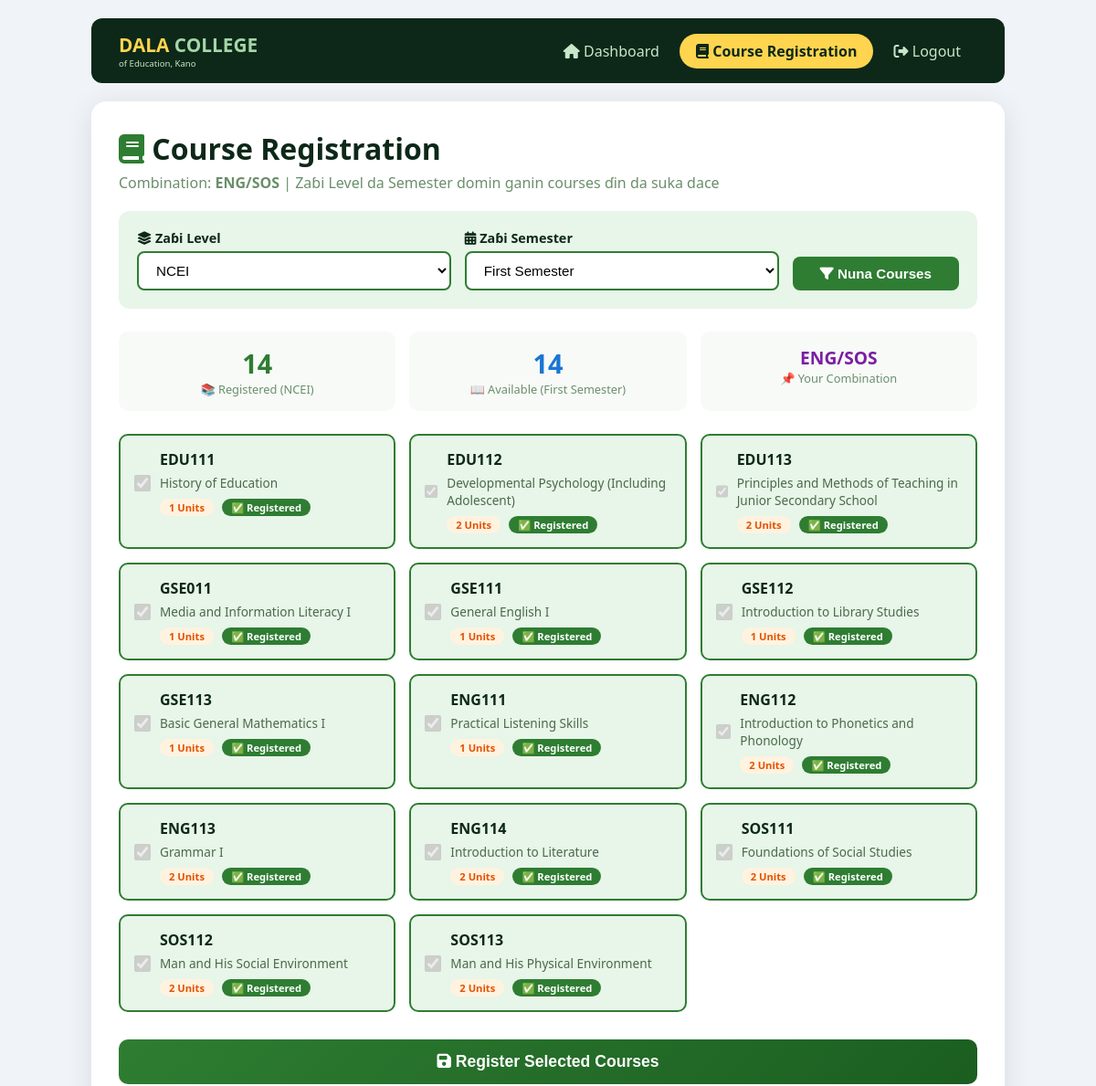
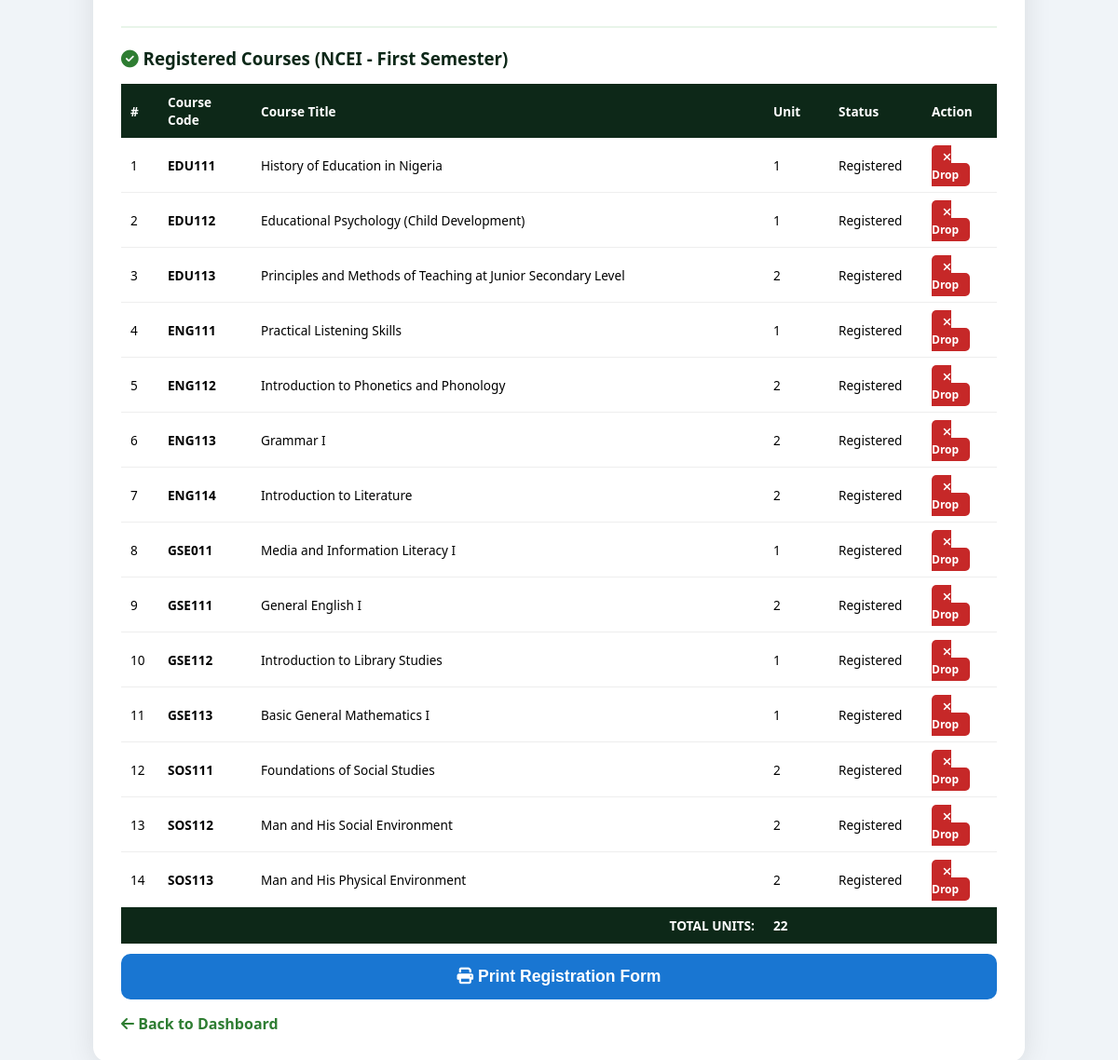
Page /course_registration.php (signed in) on the committed database (2 pictures, top to bottom).
### tables this page shows
CREATE TABLE `students` (
  `id` int(11) NOT NULL,
  `reg_no` varchar(50) NOT NULL,
  `student_id` varchar(50) DEFAULT NULL,
  `username` varchar(50) DEFAULT NULL,
  `password` varchar(255) NOT NULL,
  `fullname` varchar(100) NOT NULL,
  `email` varchar(100) DEFAULT NULL,
  `phone` varchar(20) DEFAULT NULL,
  `course` varchar(100) DEFAULT NULL,
  `programme` varchar(50) DEFAULT NULL,
  `level` varchar(20) DEFAULT 'NCE III',
  `department` varchar(100) DEFAULT NULL,
  `gender` enum('Male','Female','Other') DEFAULT NULL,
  `dob` date DEFAULT NULL,
  `address` text DEFAULT NULL,
  `guardian_name` varchar(200) DEFAULT NULL,
  `guardian_phone` varchar(20) DEFAULT NULL,
  `branch_code` varchar(20) DEFAULT NULL,
  `status` enum('active','inactive','graduated','pending') DEFAULT 'pending',
  `photo` varchar(255) DEFAULT NULL,
  `created_at` timestamp NOT NULL DEFAULT current_timestamp(),
  `updated_at` timestamp NOT NULL DEFAULT current_timestamp() ON UPDATE current_timestamp(),
  `combination` varchar(20) DEFAULT NULL,
  `marital_status` varchar(20) DEFAULT 'Single',
  `religion` varchar(50) DEFAULT 'Islam',
  `state_of_origin` varchar(50) DEFAULT 'Kano',
  `nationality` varchar(50) DEFAULT 'Nigerian',
  `place_of_birth` varchar(100) DEFAULT 'Kano',
  `lga` varchar(50) DEFAULT 'Dala',
  `permanent_address` text DEFAULT NULL,
  `exam_type` varchar(50) DEFAULT 'WAEC',
  `sponsorship_type` varchar(50) DEFAULT 'Parent/Guardian',
  `sponsor_name` varchar(100) DEFAULT NULL,
  `sponsor_address` text DEFAULT NULL,
  `subject1` varchar(100) DEFAULT NULL,
  `grade1` varchar(5) DEFAULT NULL,
  `month1` varchar(20) DEFAULT NULL,
  `year1` varchar(10) DEFAULT NULL,
  `centre1` varchar(50) DEFAULT NULL,
  `cand1` varchar(50) DEFAULT NULL,
  `subject2` varchar(100) DEFAULT NULL,
  `grade2` varchar(5) DEFAULT NULL,
  `month2` varchar(20) DEFAULT NULL,
  `year2` varchar(10) DEFAULT NULL,
  `centre2` varchar(50) DEFAULT NULL,
  `cand2` varchar(50) DEFAULT NULL,
  `subject3` varchar(100) DEFAULT NULL,
  `grade3` varchar(5) DEFAULT NULL,
  `month3` varchar(20) DEFAULT NULL,
  `year3` varchar(10) DEFAULT NULL,
  `centre3` varchar(50) DEFAULT NULL,
  `cand3` varchar(50) DEFAULT NULL,
  `subject4` varchar(100) DEFAULT NULL,
  `grade4` varchar(5) DEFAULT NULL,
  `month4` varchar(20) DEFAULT NULL,
  `year4` varchar(10) DEFAULT NULL,
  `centre4` varchar(50) DEFAULT NULL,
  `cand4` varchar(50) DEFAULT NULL,
  `subject5` varchar(100) DEFAULT NULL,
  `grade5` varchar(5) DEFAULT NULL,
  `month5` varchar(20) DEFAULT NULL,
  `year5` varchar(10) DEFAULT NULL,
  `centre5` varchar(50) DEFAULT NULL,
  `cand5` varchar(50) DEFAULT NULL,
  `guardian_address` text DEFAULT NULL
);

CREATE TABLE `courses` (
  `id` int(11) NOT NULL,
  `course_code` varchar(50) NOT NULL,
  `combination` varchar(50) DEFAULT NULL,
  `school` varchar(100) DEFAULT NULL,
  `course_title` varchar(200) NOT NULL,
  `department` varchar(100) DEFAULT NULL,
  `programme` varchar(50) DEFAULT NULL,
  `level` varchar(20) DEFAULT NULL,
  `credits` int(11) DEFAULT 3,
  `semester` varchar(20) DEFAULT NULL,
  `lecturer_id` int(11) DEFAULT NULL,
  `status` varchar(20) DEFAULT 'Compulsory',
  `category` varchar(20) DEFAULT NULL,
  `academic_session` varchar(20) DEFAULT NULL,
  `created_at` timestamp NOT NULL DEFAULT current_timestamp()
);

CREATE TABLE `course_registrations` (
  `id` int(11) NOT NULL,
  `student_id` int(11) DEFAULT NULL,
  `course_code` varchar(50) NOT NULL,
  `course_title` varchar(200) DEFAULT NULL,
  `semester` varchar(20) DEFAULT NULL,
  `level` varchar(20) DEFAULT NULL,
  `academic_year` varchar(10) DEFAULT NULL,
  `credits` int(11) DEFAULT 3,
  `branch_code` varchar(20) DEFAULT NULL,
  `status` enum('registered','completed','dropped') DEFAULT 'registered',
  `grade` varchar(2) DEFAULT NULL,
  `registration_date` date DEFAULT NULL,
  `created_at` timestamp NOT NULL DEFAULT current_timestamp()
);

### course_registration.php (the view, shortened to what this page needs)
<?php
include 'connect.php';
$student_id = $_SESSION['user_id'];
$query = "SELECT * FROM students WHERE id = $student_id";
$result = mysqli_query($conn, $query);
$student = mysqli_fetch_assoc($result);
$student_combination = !empty($student['combination'])
    ? trim($student['combination'])
    : trim($student['course']);
$selected_level = isset($_POST['level']) ? mysqli_real_escape_string($conn, $_POST['level']) : 'NCEI';
$selected_semester = isset($_POST['semester']) ? mysqli_real_escape_string($conn, $_POST['semester']) : 'First Semester';
$academic_year = '2024/2025';
$registered_query = "SELECT * FROM course_registrations
                     WHERE student_id = $student_id
                     AND level = '$selected_level'
                     AND semester = '$selected_semester'
                     AND academic_year = '$academic_year'
                     AND status != 'dropped'
                     ORDER BY course_code";
$registered_result = mysqli_query($conn, $registered_query);
$registered_courses = [];
if ($registered_result) {
    while ($row = mysqli_fetch_assoc($registered_result)) {
        $registered_courses[] = $row['course_code'];
    }
}
$courses_query = "SELECT * FROM courses
                  WHERE combination = '$student_combination'
                  AND level = '$selected_level'
                  AND semester = '$selected_semester'
                  ORDER BY FIELD(category, 'EDU', 'GSE', 'PED', 'CSC', 'BIO', 'ISC', 'PHY', 'ENG', 'ECO', 'ARB', 'ISS', 'HAU', 'SOS'), course_code";
$courses_result = mysqli_query($conn, $courses_query);
$total_available = 0;
if ($courses_result) {
    $total_available = mysqli_num_rows($courses_result);
}
$levels = ['NCEI', 'NCEII', 'NCEIII'];
$semesters = ['First Semester', 'Second Semester'];
?>
<!DOCTYPE html>
<html lang="en">
<head>
    <link rel="stylesheet" href="https://cdnjs.cloudflare.com/ajax/libs/font-awesome/6.4.0/css/all.min.css">
</head>
<body>
    <div class="topbar no-print">
        <div>
            <span class="logo-title">DALA <span>COLLEGE</span></span>
            <span class="logo-sub">of Education, Kano</span>
        </div>
        <nav>
            <a href="student_dashboard.php"><i class="fas fa-home"></i> Dashboard</a>
            <a href="course_registration.php" class="active"><i class="fas fa-book"></i> Course Registration</a>
            <a href="logout.php"><i class="fas fa-sign-out-alt"></i> Logout</a>
        </nav>
    </div>
    <div class="container">
        <h1><i class="fas fa-book" style="color:#2e7d32;"></i> Course Registration</h1>
        <p class="sub">
            Combination: <strong><?php echo htmlspecialchars($student_combination); ?></strong> |
            Zaɓi Level da Semester domin ganin courses ɗin da suka dace
        </p>
        <form method="POST" action="" class="filter-box no-print">
            <div class="form-group">
                <label><i class="fas fa-layer-group"></i> Zaɓi Level</label>
                <select name="level">
                    <?php foreach ($levels as $lvl): ?>
                        <option value="<?php echo $lvl; ?>" <?php echo ($selected_level == $lvl) ? 'selected' : ''; ?>>
                            <?php echo $lvl; ?>
                        </option>
                    <?php endforeach; ?>
                </select>
            </div>
            <div class="form-group">
                <label><i class="fas fa-calendar-alt"></i> Zaɓi Semester</label>
                <select name="semester">
                    <?php foreach ($semesters as $sem): ?>
                        <option value="<?php echo $sem; ?>" <?php echo ($selected_semester == $sem) ? 'selected' : ''; ?>>
                            <?php echo $sem; ?>
                        </option>
                    <?php endforeach; ?>
                </select>
            </div>
            <button type="submit" class="btn-filter">
                <i class="fas fa-filter"></i> Nuna Courses
            </button>
        </form>
        <div class="stats-grid no-print">
            <div class="stat-card">
                <div class="number"><?php echo count($registered_courses); ?></div>
                <div class="label">📚 Registered (<?php echo $selected_level; ?>)</div>
            </div>
            <div class="stat-card blue">
                <div class="number"><?php echo $total_available; ?></div>
                <div class="label">📖 Available (<?php echo $selected_semester; ?>)</div>
            </div>
            <div class="stat-card purple">
                <div class="number"><?php echo htmlspecialchars($student_combination); ?></div>
                <div class="label">📌 Your Combination</div>
            </div>
        </div>
        <form method="POST" action="" class="no-print">
            <div class="course-list">
                <?php if ($courses_result && mysqli_num_rows($courses_result) > 0): ?>
                    <?php while ($course = mysqli_fetch_assoc($courses_result)):
                        $is_registered = in_array($course['course_code'], $registered_courses);
                    ?>
                    <div class="course-item <?php echo $is_registered ? 'registered' : ''; ?>">
                        <label>
                            <input type="checkbox" name="courses[]" value="<?php echo $course['course_code']; ?>"
                                   <?php echo $is_registered ? 'checked disabled' : ''; ?>>
                            <div>
                                <div class="course-code"><?php echo htmlspecialchars($course['course_code']); ?></div>
                                <div class="course-title"><?php echo htmlspecialchars($course['course_title']); ?></div>
                                <span class="course-credits"><?php echo $course['credits']; ?> Units</span>
                                <span class="course-status <?php echo $is_registered ? 'registered' : 'available'; ?>">
                                    <?php echo $is_registered ? '✅ Registered' : 'Available'; ?>
                                </span>
                            </div>
                        </label>
                    </div>
                    <?php endwhile; ?>
                <?php endif; ?>
            </div>
            <?php if ($total_available > 0): ?>
                <button type="submit" name="register_courses" class="btn-submit">
                    <i class="fas fa-save"></i> Register Selected Courses
                </button>
            <?php endif; ?>
        </form>
        <?php if ($registered_result && mysqli_num_rows($registered_result) > 0): ?>
        <div class="registered-list">
            <h3 class="no-print"><i class="fas fa-check-circle" style="color:#2e7d32;"></i> Registered Courses (<?php echo $selected_level; ?> - <?php echo $selected_semester; ?>)</h3>
            <table>
                <thead>
                    <tr>
                        <th style="width:40px;">#</th>
                        <th style="width:100px;">Course Code</th>
                        <th>Course Title</th>
                        <th style="width:70px;">Unit</th>
                        <th style="width:100px;">Status</th>
                        <th class="no-print" style="width:80px;">Action</th>
                    </tr>
                </thead>
                <tbody>
                    <?php
                    $i = 1;
                    $total_units = 0;
                    $reg_result = mysqli_query($conn, $registered_query);
                    while ($reg = mysqli_fetch_assoc($reg_result)):
                        $total_units += $reg['credits'];
                    ?>
                    <tr>
                        <td><?php echo $i++; ?></td>
                        <td><strong><?php echo htmlspecialchars($reg['course_code']); ?></strong></td>
                        <td><?php echo htmlspecialchars($reg['course_title']); ?></td>
                        <td><?php echo $reg['credits']; ?></td>
                        <td><span class="badge badge-approved"><?php echo ucfirst($reg['status']); ?></span></td>
                        <td class="no-print">
                            <a href="?drop=<?php echo $reg['id']; ?>" class="btn-drop" onclick="return confirm('Drop this course?')">
                                <i class="fas fa-times"></i> Drop
                            </a>
                        </td>
                    </tr>
                    <?php endwhile; ?>
                    <tr style="background:#0d2818; color:white; font-weight:800;">
                        <td colspan="3" style="text-align:right; padding:10px;">TOTAL UNITS:</td>
                        <td style="padding:10px;"><?php echo $total_units; ?></td>
                        <td colspan="2" class="no-print"></td>
                    </tr>
                </tbody>
            </table>
        </div>
        <?php endif; ?>
        <button type="button" class="btn-print no-print" onclick="window.print()">
            <i class="fas fa-print"></i> Print Registration Form
        </button>
        <a href="student_dashboard.php" class="btn-back no-print">
            <i class="fas fa-arrow-left"></i> Back to Dashboard
        </a>
    </div>
</body>
</html>

### rows in the picture
students: combination "ENG/SOS"
courses: course_code "☑", course_code "EDU111", course_title "History of Education", credits "1", shows "✅ Registered"
courses: course_code "☑", course_code "EDU112", course_title "Developmental Psychology (Including Adolescent)", credits "2", shows "✅ Registered"
courses: course_code "☑", course_code "EDU113", course_title "Principles and Methods of Teaching in Junior Secondary School", credits "2", shows "✅ Registered"
courses: course_code "☑", course_code "GSE011", course_title "Media and Information Literacy I", credits "1", shows "✅ Registered"
courses: course_code "☑", course_code "GSE111", course_title "General English I", credits "1", shows "✅ Registered"
courses: course_code "☑", course_code "GSE112", course_title "Introduction to Library Studies", credits "1", shows "✅ Registered"
courses: course_code "☑", course_code "GSE113", course_title "Basic General Mathematics I", credits "1", shows "✅ Registered"
courses: course_code "☑", course_code "ENG111", course_title "Practical Listening Skills", credits "1", shows "✅ Registered"
courses: course_code "☑", course_code "ENG112", course_title "Introduction to Phonetics and Phonology", credits "2", shows "✅ Registered"
courses: course_code "☑", course_code "ENG113", course_title "Grammar I", credits "2", shows "✅ Registered"
courses: course_code "☑", course_code "ENG114", course_title "Introduction to Literature", credits "2", shows "✅ Registered"
courses: course_code "☑", course_code "SOS111", course_title "Foundations of Social Studies", credits "2", shows "✅ Registered"
courses: course_code "☑", course_code "SOS112", course_title "Man and His Social Environment", credits "2", shows "✅ Registered"
courses: course_code "☑", course_code "SOS113", course_title "Man and His Physical Environment", credits "2", shows "✅ Registered"
course_registrations: course_code "EDU111", course_title "History of Education in Nigeria", credits "1", status "Registered"
course_registrations: course_code "EDU112", course_title "Educational Psychology (Child Development)", credits "1", status "Registered"
course_registrations: course_code "EDU113", course_title "Principles and Methods of Teaching at Junior Secondary Level", credits "2", status "Registered"
course_registrations: course_code "ENG111", course_title "Practical Listening Skills", credits "1", status "Registered"
course_registrations: course_code "ENG112", course_title "Introduction to Phonetics and Phonology", credits "2", status "Registered"
course_registrations: course_code "ENG113", course_title "Grammar I", credits "2", status "Registered"
course_registrations: course_code "ENG114", course_title "Introduction to Literature", credits "2", status "Registered"
course_registrations: course_code "GSE011", course_title "Media and Information Literacy I", credits "1", status "Registered"
course_registrations: course_code "GSE111", course_title "General English I", credits "2", status "Registered"
course_registrations: course_code "GSE112", course_title "Introduction to Library Studies", credits "1", status "Registered"
course_registrations: course_code "GSE113", course_title "Basic General Mathematics I", credits "1", status "Registered"
course_registrations: course_code "SOS111", course_title "Foundations of Social Studies", credits "2", status "Registered"
course_registrations: course_code "SOS112", course_title "Man and His Social Environment", credits "2", status "Registered"
course_registrations: course_code "SOS113", course_title "Man and His Physical Environment", credits "2", status "Registered"

### other values in the picture
count($registered_courses) "14"
$selected_level "NCEI"
$total_available "14"
$selected_semester "First Semester"
$total_units "22"
form field level "NCEI"
form field semester "First Semester"
